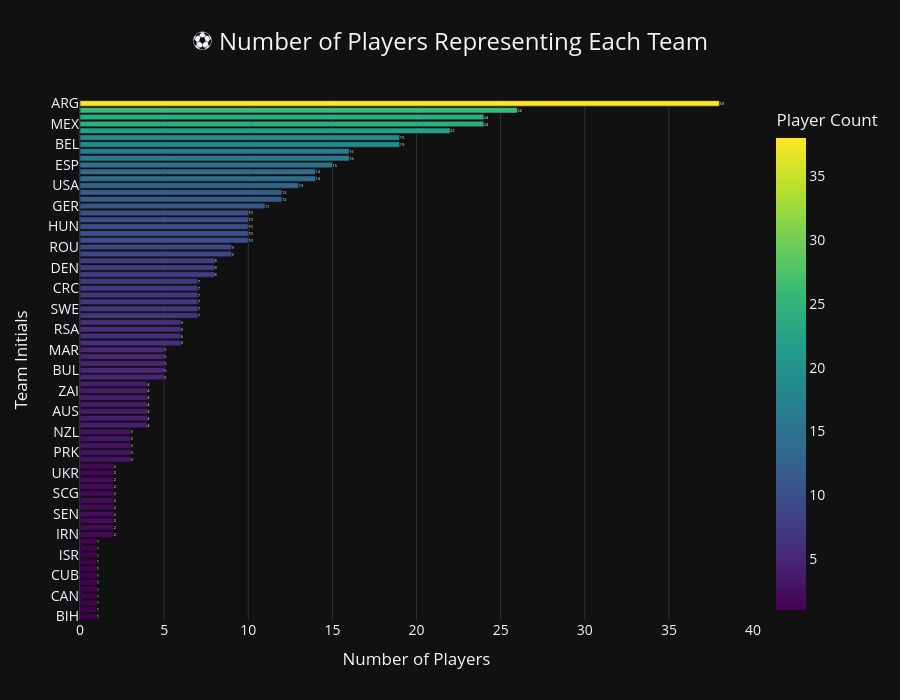

Notebook code for this chart:
### Code cell
team_players = (
    df.groupby("Team Initials")
      .size()
      .reset_index(name="Player Count")
      .sort_values("Player Count", ascending=True)
)

fig = px.bar(
    team_players,
    x="Player Count",
    y="Team Initials",
    orientation="h",
    color="Player Count",
    color_continuous_scale="Viridis",
    text="Player Count",
    title="⚽ Number of Players Representing Each Team"
)

fig.update_layout(
    template="plotly_dark",
    title={
        "text": "⚽ Number of Players Representing Each Team",
        "x": 0.5,
        "font": dict(size=24)
    },
    xaxis_title="Number of Players",
    yaxis_title="Team Initials",
    font=dict(size=14),
    height=700
)

fig.update_traces(
    textposition="outside",
    hovertemplate="<b>Team:</b> %{y}<br><b>Players:</b> %{x}<extra></extra>"
)

fig.show()

### Figure 1 — Plotly figure (JSON) as saved in the notebook; plotly's stock layout.template omitted (floating-point values rounded to 4 significant figures)
{"data": [{"hovertemplate": "<b>Team:</b> %{y}<br><b>Players:</b> %{x}<extra></extra>", "legendgroup": "", "marker": {"color": [1, 1, 1, 1, 1, 1, 1, 1, 1, 1, 1, 1, 2, 2, 2, 2, 2, 2, 2, 2, 2, 2, 2, 3, 3, 3, 3, 3, 4, 4, 4, 4, 4, 4, 4, 5, 5, 5, 5, 5, 6, 6, 6, 6, 7, 7, 7, 7, 7, 7, 8, 8, 8, 9, 9, 10, 10, 10, 10, 10, 11, 12, 12, 13, 14, 14, 15, 16, 16, 19, 19, 22, 24, 24, 26, 38], "coloraxis": "coloraxis", "pattern": {"shape": ""}}, "name": "", "orientation": "h", "showlegend": false, "text": [1.0, 1.0, 1.0, 1.0, 1.0, 1.0, 1.0, 1.0, 1.0, 1.0, 1.0, 1.0, 2.0, 2.0, 2.0, 2.0, 2.0, 2.0, 2.0, 2.0, 2.0, 2.0, 2.0, 3.0, 3.0, 3.0, 3.0, 3.0, 4.0, 4.0, 4.0, 4.0, 4.0, 4.0, 4.0, 5.0, 5.0, 5.0, 5.0, 5.0, 6.0, 6.0, 6.0, 6.0, 7.0, 7.0, 7.0, 7.0, 7.0, 7.0, 8.0, 8.0, 8.0, 9.0, 9.0, 10.0, 10.0, 10.0, 10.0, 10.0, 11.0, 12.0, 12.0, 13.0, 14.0, 14.0, 15.0, 16.0, 16.0, 19.0, 19.0, 22.0, 24.0, 24.0, 26.0, 38.0], "textposition": "outside", "type": "bar", "x": [1, 1, 1, 1, 1, 1, 1, 1, 1, 1, 1, 1, 2, 2, 2, 2, 2, 2, 2, 2, 2, 2, 2, 3, 3, 3, 3, 3, 4, 4, 4, 4, 4, 4, 4, 5, 5, 5, 5, 5, 6, 6, 6, 6, 7, 7, 7, 7, 7, 7, 8, 8, 8, 9, 9, 10, 10, 10, 10, 10, 11, 12, 12, 13, 14, 14, 15, 16, 16, 19, 19, 22, 24, 24, 26, 38], "xaxis": "x", "y": ["BIH", "BOL", "CHN", "CAN", "GDR", "HAI", "CUB", "CZE", "RUS", "ISR", "UAE", "TOG", "IRN", "IRQ", "NIR", "SEN", "SCO", "SLV", "SCG", "SVK", "TRI", "UKR", "SVN", "ANG", "PRK", "EGY", "HON", "NZL", "SUI", "PER", "AUS", "ALG", "TCH", "ZAI", "URS", "IRL", "BUL", "CIV", "GHA", "MAR", "TUN", "KSA", "RSA", "NGA", "COL", "SWE", "CHI", "GRE", "CRC", "ECU", "PAR", "DEN", "TUR", "CRO", "ROU", "CMR", "JPN", "HUN", "POL", "AUT", "GER", "KOR", "YUG", "USA", "ITA", "POR", "ESP", "ENG", "FRA", "BEL", "URU", "NED", "MEX", "FRG", "BRA", "ARG"], "yaxis": "y"}], "layout": {"barmode": "relative", "coloraxis": {"autocolorscale": false, "colorbar": {"title": {"text": "Player Count"}}, "colorscale": [[0, "#440154"], [0.1111, "#482878"], [0.2222, "#3e4989"], [0.3333, "#31688e"], [0.4444, "#26828e"], [0.5556, "#1f9e89"], [0.6667, "#35b779"], [0.7778, "#6ece58"], [0.8889, "#b5de2b"], [1, "#fde725"]]}, "font": {"size": 14}, "height": 700, "legend": {"tracegroupgap": 0}, "title": {"font": {"size": 24}, "text": "⚽ Number of Players Representing Each Team", "x": 0.5}, "xaxis": {"anchor": "y", "domain": [0, 1], "title": {"text": "Number of Players"}}, "yaxis": {"anchor": "x", "domain": [0, 1], "title": {"text": "Team Initials"}}}}
